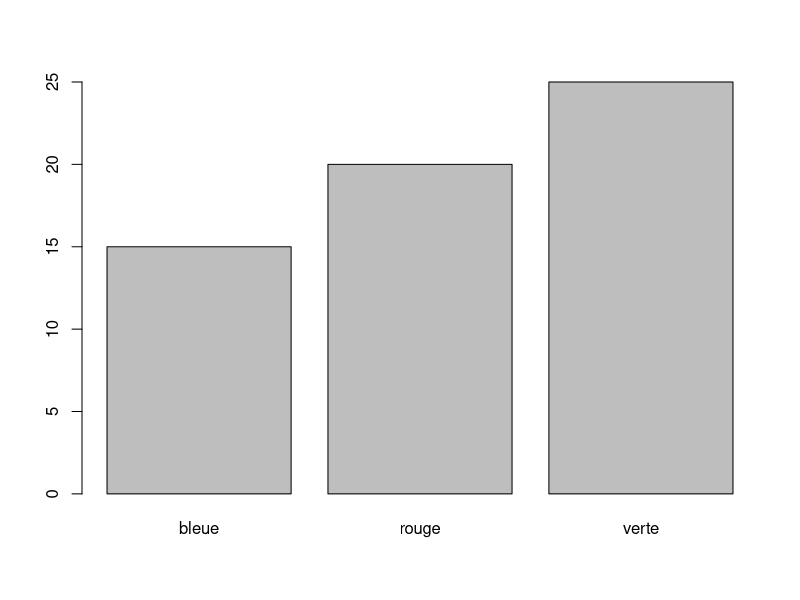

The R script that drew this image:
## ---- chunk 1
urne <- c(rep("rouge", 100),           ## 100 boules rouges
          rep("bleue", 100),           ## 100 boules bleues
          rep("verte", 100))           ## 100 boules vertes 

n_exp <- 60                            ## Nombre de fois où je fais l'expérience

echantillon <- sample(urne,            ## échantillonne les boules
                      n_exp,           ## n_exp fois
                      replace = FALSE) ## sans remise
## ---- chunk 2
res <- table(echantillon)             ## Résumé de l'échantillon
res
## ---- chunk 3
barplot(res)                          ## Diagramme en bar
